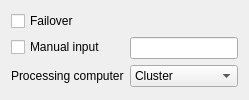
      <widget class="QWidget" name="xia2options_Other">
       <attribute name="title">
        <string>Other</string>
       </attribute>
       <layout class="QFormLayout" name="formLayout_9">
        <item row="0" column="0">
         <widget class="QCheckBox" name="Import_FixBeamDetector_checkBox_3">
          <property name="statusTip">
           <string>If processing of a sweep fails, continue to process the others.</string>
          </property>
          <property name="text">
           <string>Failover</string>
          </property>
         </widget>
        </item>
        <item row="1" column="0">
         <widget class="QCheckBox" name="checkBox_2">
          <property name="statusTip">
           <string>Add other xia2 options not otherwise supported in this interface.</string>
          </property>
          <property name="text">
           <string>Manual input</string>
          </property>
         </widget>
        </item>
        <item row="1" column="1">
         <widget class="QLineEdit" name="lineEdit"/>
        </item>
        <item row="2" column="0">
         <widget class="QLabel" name="label">
          <property name="statusTip">
           <string>Select whether to perform the processing on the cluster or on the local machine.</string>
          </property>
          <property name="text">
           <string>Processing computer</string>
          </property>
          <property name="scaledContents">
           <bool>true</bool>
          </property>
         </widget>
        </item>
        <item row="2" column="1">
         <widget class="QComboBox" name="comboBox_2">
          <item>
           <property name="text">
            <string>Cluster</string>
           </property>
          </item>
          <item>
           <property name="text">
            <string>Local</string>
           </property>
          </item>
         </widget>
        </item>
       </layout>
      </widget>
